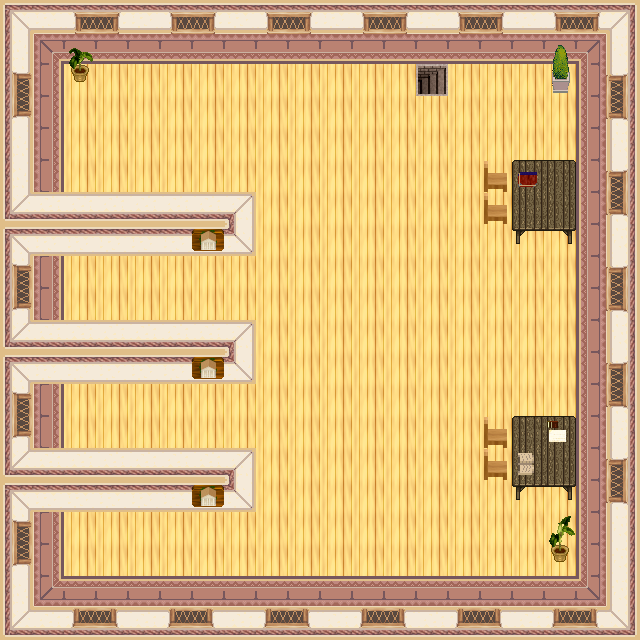

A level layout from a 2D game, rendered from its tile map. Below: a short description, then the map file with tile-grid data replaced by summaries:
An orthogonal 20x20 tile map with 32x32 px tiles, 4 tile layers (0_floor, 1_terrain, 2_object, 3_roof), 3 hidden layers not drawn, 15 tilesets and 1 object (mapchange).

<map version="1.10" tiledversion="1.10.1" orientation="orthogonal" renderorder="right-down" width="20" height="20" tilewidth="32" tileheight="32" infinite="0" nextlayerid="8" nextobjectid="1">
 <tileset firstgid="1" name="int_wall_pale" tilewidth="32" tileheight="32" tilecount="16" columns="2">
  <image source="../../tileset/building/wall/int_wall_pale.png" trans="ff00ff" width="64" height="256" />
 </tileset>
 <tileset firstgid="17" name="int_wall_purple" tilewidth="32" tileheight="32" tilecount="20" columns="2">
  <image source="../../tileset/building/wall/int_wall_purple.png" trans="ff00ff" width="64" height="320" />
 </tileset>
 <tileset firstgid="37" name="logic/collision" tilewidth="32" tileheight="32" tilecount="1" columns="1">
  <image source="../../tileset/logic/collision.png" width="32" height="32" />
 </tileset>
 <tileset firstgid="38" name="logic/protection" tilewidth="32" tileheight="32" tilecount="2" columns="2">
  <image source="../../tileset/logic/protection.png" width="64" height="32" />
 </tileset>
 <tileset firstgid="40" name="vendors_table" tilewidth="32" tileheight="32" tilecount="35" columns="7">
  <image source="../../tileset/furniture/table/vendors_table.png" trans="ff00ff" width="224" height="160" />
 </tileset>
 <tileset firstgid="75" name="floors_3" tilewidth="32" tileheight="32" tilecount="12" columns="6">
  <image source="../../tileset/ground/indoor/floors_3.png" trans="ff00ff" width="192" height="64" />
 </tileset>
 <tileset firstgid="87" name="wooden" tilewidth="32" tileheight="32" tilecount="5" columns="5">
  <image source="../../tileset/furniture/chair/wooden.png" trans="ff00ff" width="160" height="32" />
 </tileset>
 <tileset firstgid="92" name="int_windows_purple" tilewidth="32" tileheight="32" tilecount="16" columns="4">
  <image source="../../tileset/building/window/int_windows_purple.png" trans="ff00ff" width="128" height="128" />
 </tileset>
 <tileset firstgid="108" name="pot_plant_1" tilewidth="32" tileheight="32" tilecount="12" columns="6">
  <image source="../../tileset/plant/indoor/pot_plant_1.png" trans="ff00ff" width="192" height="64" />
 </tileset>
 <tileset firstgid="120" name="potted_plants1" tilewidth="32" tileheight="32" tilecount="6" columns="3">
  <image source="../../tileset/plant/indoor/potted_plants1.png" trans="ff00ff" width="96" height="64" />
 </tileset>
 <tileset firstgid="126" name="book" tilewidth="32" tileheight="32" tilecount="4" columns="2">
  <image source="../../tileset/item/documents/book.png" trans="ff00ff" width="64" height="64" />
 </tileset>
 <tileset firstgid="130" name="books" tilewidth="32" tileheight="32" tilecount="4" columns="2">
  <image source="../../tileset/item/documents/books.png" trans="ff00ff" width="64" height="64" />
 </tileset>
 <tileset firstgid="134" name="chests_banner" tilewidth="32" tileheight="32" tilecount="8" columns="1">
  <image source="../../tileset/building/decoration/chests_banner.png" width="32" height="256" />
 </tileset>
 <tileset firstgid="142" name="stairs" tilewidth="32" tileheight="32" tilecount="12" columns="2">
  <image source="../../tileset/building/stairs/stairs.png" width="64" height="192" />
 </tileset>
 <tileset firstgid="154" name="logic/portal" tilewidth="32" tileheight="32" tilecount="24" columns="8">
  <image source="../../tileset/logic/portal.png" width="256" height="96" />
 </tileset>
 <layer id="1" name="0_floor" width="20" height="20">
  <data>[400 cells, 400 non-empty, 32 distinct tile ids]</data>
 </layer>
 <layer id="2" name="1_terrain" width="20" height="20">
  <data>[400 cells, 28 non-empty, 15 distinct tile ids]</data>
 </layer>
 <layer id="3" name="2_object" width="20" height="20">
  <data>[400 cells, 3 non-empty, 3 distinct tile ids]</data>
 </layer>
 <layer id="4" name="3_roof" width="20" height="20">
  <data>[400 cells, 1 non-empty, 1 distinct tile ids]</data>
 </layer>
 <layer id="5" name="objects" width="20" height="20" visible="0">
  <data>[400 cells, 1 non-empty, 1 distinct tile ids]</data>
 </layer>
 <layer id="6" name="collision" width="20" height="20" visible="0" opacity="0.22">
  <data>[400 cells, 191 non-empty, 1 distinct tile ids]</data>
 </layer>
 <layer id="7" name="protection" width="20" height="20" visible="0" opacity="0.2">
  <data>[400 cells, 400 non-empty, 1 distinct tile ids]</data>
 </layer>
 <objectgroup name="Mapevents">
  <object name="stairs_down" type="mapchange" id="1" x="416" y="64" width="32" height="32">
   <properties>
    <property name="map" value="int_fado_bank_x0_y0" />
    <property name="place" value="stairs_up" />
   </properties>
  </object>
 </objectgroup>
</map>
